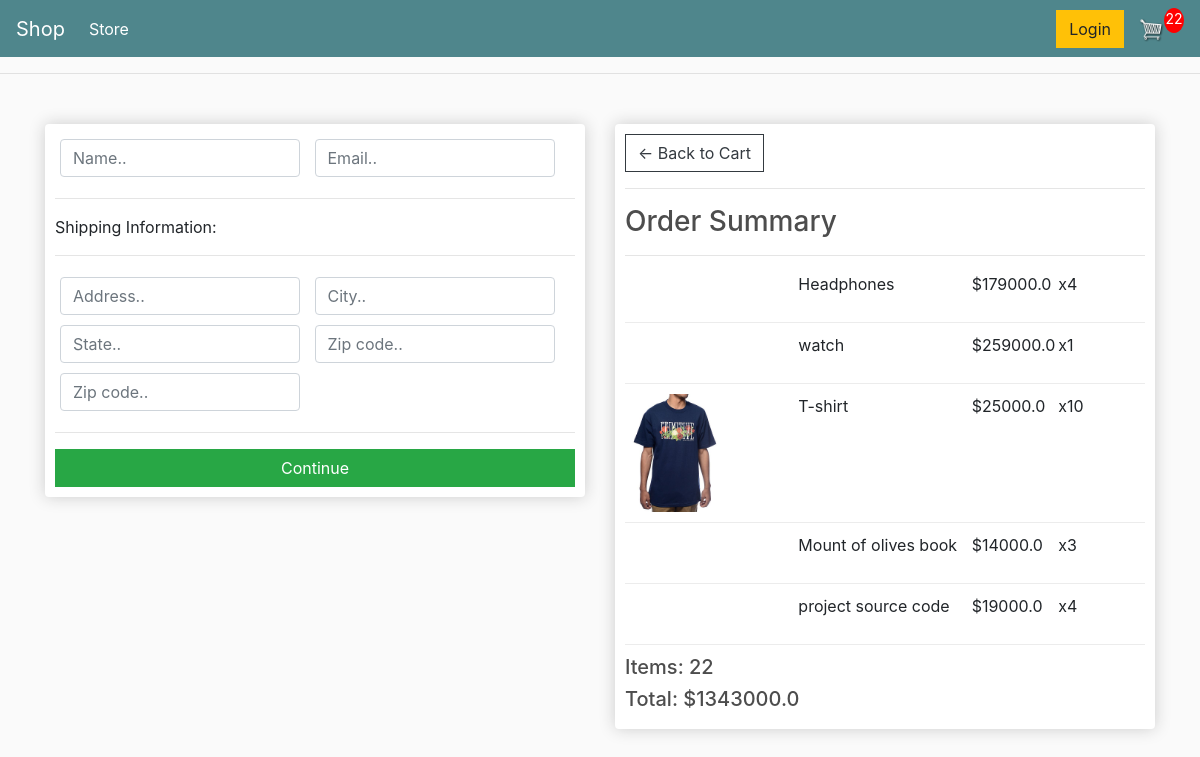
/checkout/ (signed in), run on an earlier commit of the app's database.
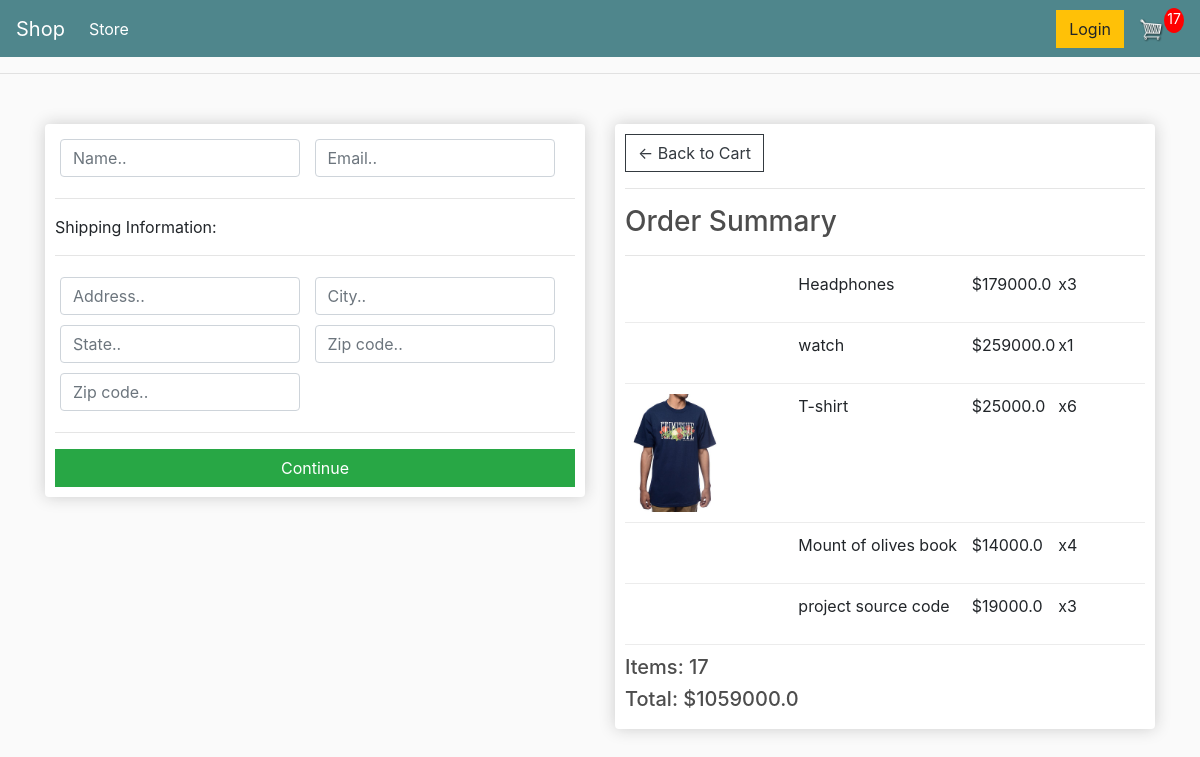
And on a later commit of the database.
### store/models.py (models this page shows, shortened)
class OrderItem(models.Model):
    product = models.ForeignKey(Product, on_delete=models.SET_NULL, blank=True, null=True)
    order = models.ForeignKey(Order, on_delete=models.SET_NULL, blank=True, null=True)
    quantity = models.IntegerField(default=0, null=True, blank=True)
    date_added = models.DateTimeField(auto_now_add=True)
    @property
    def get_total(self):
        doc = "total of each item by quantity"
        total = self.product.price * self.quantity
        return total

class Order(models.Model):
    customer = models.ForeignKey(Customer, on_delete=models.SET_NULL, blank=True, null=True)
    date_orderd = models.DateTimeField(auto_now_add=True)
    complete = models.BooleanField(default=True, null=True, blank=False)
    transaction_id = models.CharField(max_length=200, null=True)
    @property
    def get_cart_total(self):
        orderitems = self.orderitem_set.all()
        total_sale = sum([item.get_total for item in orderitems])
        return total_sale
    @property
    def get_cart_items(self):
        orderitems = self.orderitem_set.all()
        total_items = sum([item.quantity for item in orderitems])
        return total_items

class Product(models.Model):
    name = models.CharField(max_length=200, null=True)
    price = models.FloatField()
    digital = models.BooleanField(default=False, null=True, blank=False)
    image = models.ImageField(null=True, blank=True)
    @property
    def imageURL(self):
        try:
            url = self.image.url
        except:
            url = ''
        return url

### store/views.py (the view)
# urls.py: path('checkout/',views.checkout,name="checkout"),
def checkout(request):
    if request.user.is_authenticated:
        client = request.user.customer
        order, created = Order.objects.get_or_create(customer=client, complete=False)
        items = order.orderitem_set.all()
        cartItems = order.get_cart_items
    else:
        order = {'get_cart_total':0,'get_cart_items':0, 'shipping':False}
        cartItems = order['get_cart_items']
        items = []
    context = {'items':items,'order':order,'cartItems':cartItems}
    return render(request,"store/checkout.html",context)

### store/templates/store/checkout.html (shortened to what this page needs)
{% extends 'store/main.html'%}
{%load static%}
{%block content%}
<div class="row">
       <div class="col-lg-6">
           <div class="box-element" id="form-wrapper">
               <form id="form">
                   <div id="user-info">
                       <div class="form-field">
                           <input required class="form-control" type="text" name="name" placeholder="Name..">
                       </div>
                       <div class="form-field">
                           <input required class="form-control" type="email" name="email" placeholder="Email..">
                       </div>
                   </div>
                   <div id="shipping-info">
                       <hr>
                       <p>Shipping Information:</p>
                       <hr>
                       <div class="form-field">
                           <input class="form-control" type="text" name="address" placeholder="Address..">
                       </div>
                       <div class="form-field">
                           <input class="form-control" type="text" name="city" placeholder="City..">
                       </div>
                       <div class="form-field">
                           <input class="form-control" type="text" name="state" placeholder="State..">
                       </div>
                       <div class="form-field">
                           <input class="form-control" type="text" name="zipcode" placeholder="Zip code..">
                       </div>
                       <div class="form-field">
                           <input class="form-control" type="text" name="country" placeholder="Zip code..">
                       </div>
                   </div>
                   <hr>
                   <input id="form-button" class="btn btn-success btn-block" type="submit" value="Continue">
               </form>
           </div>
           <br>
       </div>
       <div class="col-lg-6">
           <div class="box-element">
               <a  class="btn btn-outline-dark" href="{% url 'cart' %}">&#x2190; Back to Cart</a>
               <hr>
               <h3>Order Summary</h3>
               <hr>
               {% for r in items %}
               <div class="cart-row">
                   <div style="flex:2"><img class="row-image" src="{{ r.product.imageURL}}"></div>
                   <div style="flex:2"><p>{{ r.product.name}}</p></div>
                   <div style="flex:1"><p>${{ r.product.price}}</p></div>
                   <div style="flex:1"><p>x{{ r.quantity}}</p></div>
               </div>
               {% endfor %}
               <h5>Items:  {{ order.get_cart_items}}</h5>
               <h5>Total:  ${{ order.get_cart_total}}</h5>
           </div>
       </div>
   </div>
{%endblock content%}

What changed in the data, as far as the page shows it:
changed OrderItem "Headphones": quantity "4" → "3"
changed OrderItem "T-shirt": quantity "10" → "6"
changed OrderItem "Mount of olives book": quantity "3" → "4"
changed OrderItem "project source code": quantity "4" → "3"
changed through a linked row, Order: get_cart_items "22" → "17"; get_cart_total "1343000.0" → "1059000.0"
Also different on the page:
{{ cartItems }}: "22" → "17"
